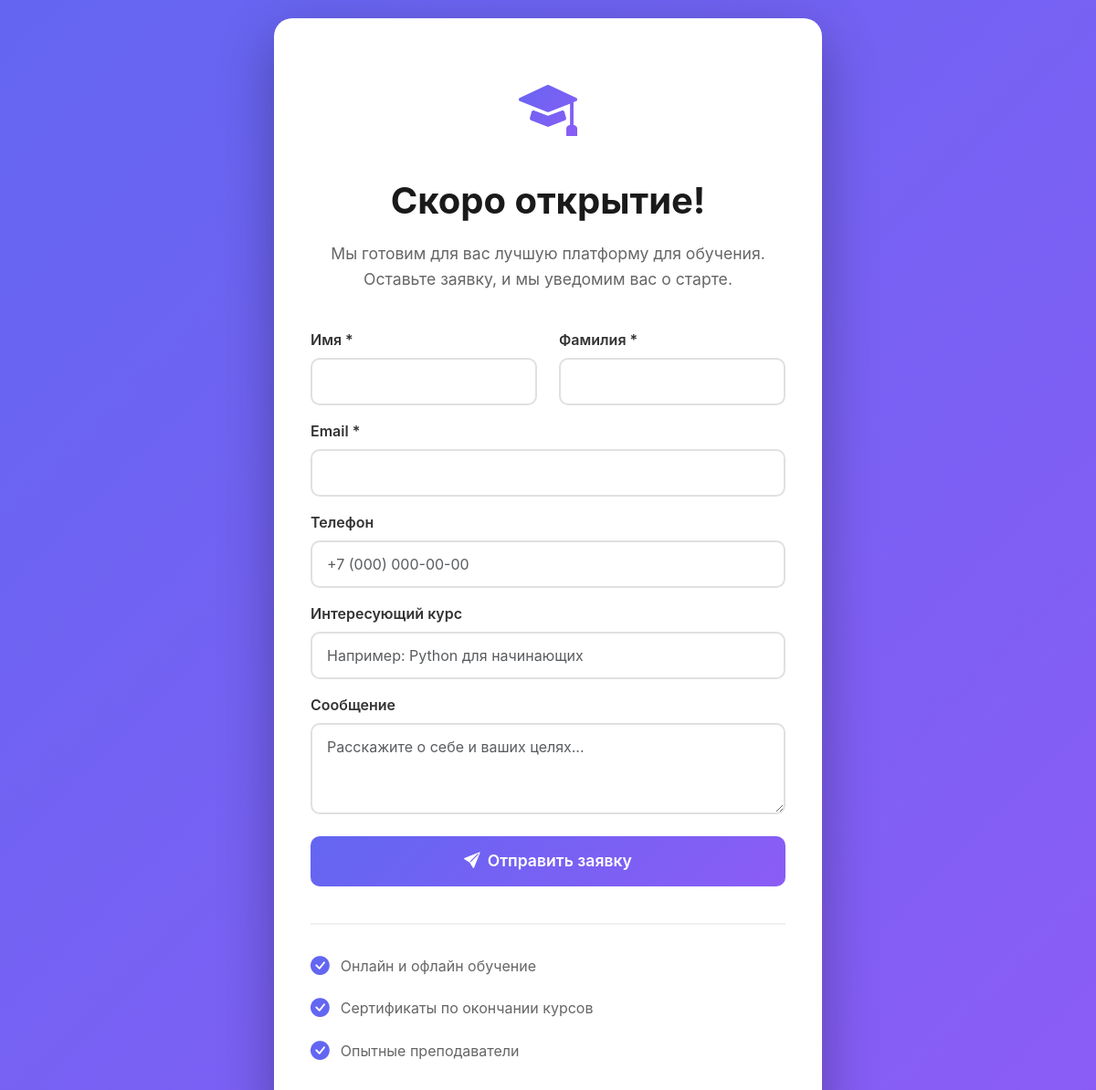
Screenshot of /landing/ with the database file from the repository.
### courses/models_settings.py (models this page shows, shortened)
class PlatformSettings(models.Model):
    MODE_CHOICES = (
        ('lms', 'LMS Mode - Full Learning Platform'),
        ('applications', 'Applications Mode - Pre-registration Landing Page'),
    )
    mode = models.CharField(
        max_length=20,
        choices=MODE_CHOICES,
        default='lms',
        verbose_name='Platform Mode',
        help_text='Select the platform operation mode'
    )
    landing_page_title = models.CharField(
        max_length=200,
        default='Скоро открытие!',
        verbose_name='Landing Page Title'
    )
    landing_page_description = models.TextField(
        default='Мы готовим для вас лучшую платформу для обучения. Оставьте заявку, и мы уведомим вас о старте.',
        verbose_name='Landing Page Description'
    )
    application_form_enabled = models.BooleanField(
        default=True,
        verbose_name='Enable Application Form'
    )
    updated_at = models.DateTimeField(auto_now=True)
    class Meta:
        verbose_name = 'Platform Settings'
        verbose_name_plural = 'Platform Settings'
    @classmethod
    def get_settings(cls):
        settings, created = cls.objects.get_or_create(
            pk=1,
            defaults={'mode': 'lms'}
        )
        return settings

### courses/template_views.py (the view)
# urls.py: path('landing/', landing_page_view, name='landing_page'),
def landing_page_view(request):
    settings = PlatformSettings.get_settings()
    return render(request, 'landing_application.html', {'settings': settings})

### courses/context_processors.py (called while the page is built)
def notifications(request):
    if request.user.is_authenticated:
        unread_count = Notification.objects.filter(
            user=request.user,
            is_read=False
        ).count()
        return {'unread_notifications_count': unread_count}
    return {'unread_notifications_count': 0}

### templates/landing_application.html (shortened to what this page needs)
{% load static %}
<!DOCTYPE html>
<html lang="ru">
<head>
    <link href="https://cdn.jsdelivr.net/npm/bootstrap@5.3.0/dist/css/bootstrap.min.css" rel="stylesheet">
    <link rel="stylesheet" href="https://cdn.jsdelivr.net/npm/bootstrap-icons@1.11.0/font/bootstrap-icons.css">
</head>
<body>
    <div class="landing-container">
        <div class="logo">
            <i class="bi bi-mortarboard-fill"></i>
        </div>
        <h1>{{ settings.landing_page_title }}</h1>
        <p class="description">{{ settings.landing_page_description }}</p>
        {% if settings.application_form_enabled %}
        <form id="applicationForm" method="post" action="{% url 'submit_application' %}">
            <div class="row mb-3">
                <div class="col-md-6">
                    <label for="first_name" class="form-label">Имя *</label>
                    <input type="text" class="form-control" id="first_name" name="first_name" required>
                </div>
                <div class="col-md-6">
                    <label for="last_name" class="form-label">Фамилия *</label>
                    <input type="text" class="form-control" id="last_name" name="last_name" required>
                </div>
            </div>
            <div class="mb-3">
                <label for="email" class="form-label">Email *</label>
                <input type="email" class="form-control" id="email" name="email" required>
            </div>
            <div class="mb-3">
                <label for="phone" class="form-label">Телефон</label>
                <input type="tel" class="form-control" id="phone" name="phone" placeholder="+7 (000) 000-00-00">
            </div>
            <div class="mb-3">
                <label for="course_interest" class="form-label">Интересующий курс</label>
                <input type="text" class="form-control" id="course_interest" name="course_interest"
                       placeholder="Например: Python для начинающих">
            </div>
            <div class="mb-4">
                <label for="message" class="form-label">Сообщение</label>
                <textarea class="form-control" id="message" name="message" rows="3"
                          placeholder="Расскажите о себе и ваших целях..."></textarea>
            </div>
            <button type="submit" class="btn btn-primary btn-submit">
                <i class="bi bi-send-fill me-2"></i>Отправить заявку
            </button>
        </form>
        {% endif %}
        <div class="features">
            <div class="feature-item">
                <i class="bi bi-check-circle-fill"></i>
                <span>Онлайн и офлайн обучение</span>
            </div>
            <div class="feature-item">
                <i class="bi bi-check-circle-fill"></i>
                <span>Сертификаты по окончании курсов</span>
            </div>
            <div class="feature-item">
                <i class="bi bi-check-circle-fill"></i>
                <span>Опытные преподаватели</span>
            </div>
        </div>
    </div>
</body>
</html>

### templates/landing_application.html (style rules this page uses)
:root { --primary-color: #6366f1; --secondary-color: #8b5cf6; }
body { font-family: -apple-system, BlinkMacSystemFont, 'Segoe UI', Roboto, 'Helvetica Neue', Arial, sans-serif; background: linear-gradient(135deg, var(--primary-color) 0%, var(--secondary-color) 100%); min-height: 100vh; display: flex; align-items: center; justify-content: center; padding: 20px; }
.landing-container { background: white; border-radius: 20px; box-shadow: 0 20px 60px rgba(0,0,0,0.3); max-width: 600px; width: 100%; padding: 50px 40px; animation: fadeInUp 0.6s ease-out; }
.logo { text-align: center; margin-bottom: 30px; }
.logo i { font-size: 4rem; background: linear-gradient(135deg, var(--primary-color), var(--secondary-color)); -webkit-background-clip: text; -webkit-text-fill-color: transparent; background-clip: text; }
h1 { color: #1a1a1a; font-weight: 700; margin-bottom: 20px; text-align: center; }
.description { color: #666; text-align: center; margin-bottom: 40px; font-size: 1.1rem; line-height: 1.6; }
.form-label { font-weight: 600; color: #333; margin-bottom: 8px; }
.form-control, .form-select { border-radius: 10px; border: 2px solid #e0e0e0; padding: 12px 16px; transition: all 0.3s; }
.btn-submit { background: linear-gradient(135deg, var(--primary-color), var(--secondary-color)); border: none; border-radius: 10px; padding: 14px 32px; font-weight: 600; font-size: 1.1rem; width: 100%; transition: transform 0.2s; }
.features { margin-top: 40px; padding-top: 30px; border-top: 2px solid #f0f0f0; }
.feature-item { display: flex; align-items: center; margin-bottom: 15px; color: #666; }
.feature-item i { color: var(--primary-color); font-size: 1.3rem; margin-right: 12px; }

### rows the page displays
PlatformSettings: landing_page_title "Скоро открытие!", landing_page_description "Мы готовим для вас лучшую платформу для обучения. Оставьте заявку, и мы уведомим вас о старте."
